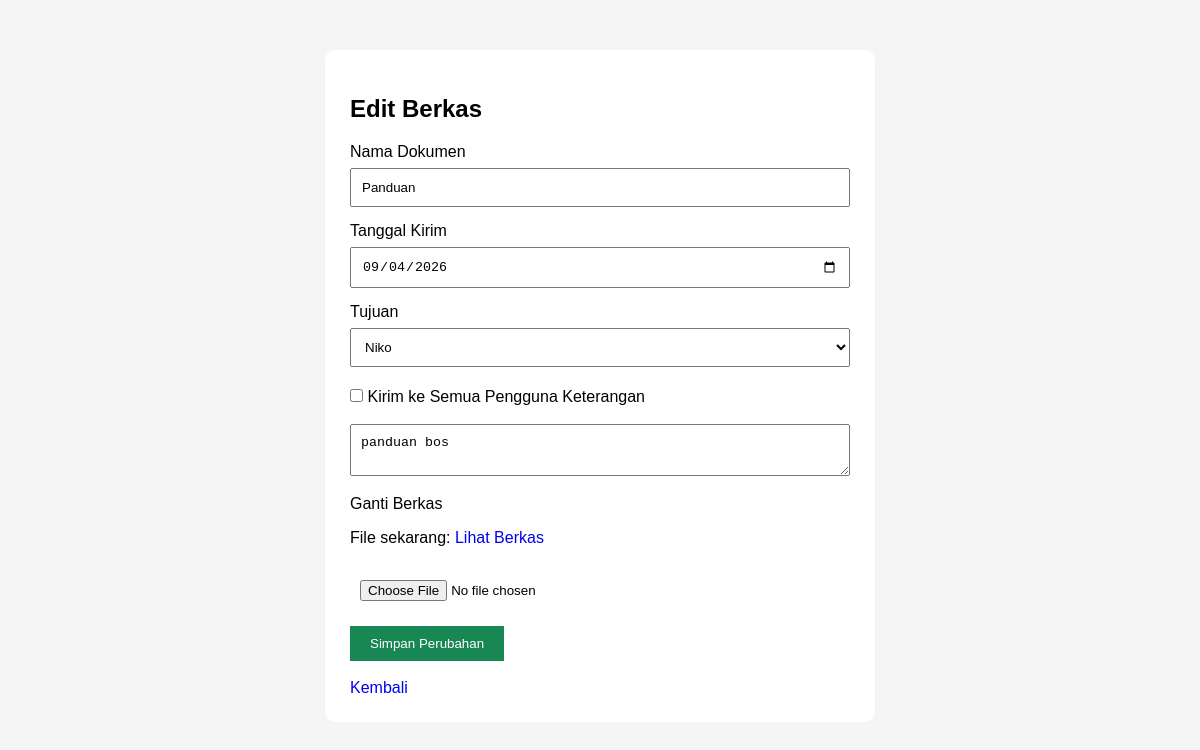
Screenshot of /index.php?aksi=edit&id=4 (signed in) with the database file from the repository.
### tables this page shows
CREATE TABLE `berkas` (
  `id_berkas` int NOT NULL,
  `n_dokumen` varchar(255) NOT NULL,
  `tgl_kirim` date NOT NULL,
  `id_pengirim` int NOT NULL,
  `id_tujuan` int DEFAULT NULL,
  `tujuan_semua` tinyint(1) NOT NULL DEFAULT '0',
  `tgl_terima` date DEFAULT NULL,
  `tujuan` varchar(20) DEFAULT NULL,
  `keterangan` text,
  `file_berkas` varchar(255) DEFAULT NULL,
  `status` enum('Dikirim','Diterima') NOT NULL DEFAULT 'Dikirim'
);

CREATE TABLE `user` (
  `id_user` int NOT NULL,
  `nama` varchar(50) NOT NULL,
  `username` varchar(50) NOT NULL,
  `password` varchar(255) NOT NULL,
  `bagian` varchar(50) NOT NULL,
  `no_tlp` varchar(20) NOT NULL,
  `email` varchar(100) NOT NULL,
  `role` enum('admin','pegawai') NOT NULL,
  `pw_diganti` datetime DEFAULT NULL,
  `pw_batas` int NOT NULL DEFAULT '0',
  `pw_waktuganti` datetime DEFAULT NULL
);

### controller/BerkasController.php (called while the page is built, shortened)
<?php
require_once "model/Berkas.php";
class BerkasController {
    public function edit() {
        $id = $_GET['id'];
        $model = new Berkas();
        $data = $model->editData($id);
        $user = $model->tampilUser();
        require_once "views/edit.php";
    }
}
?>

### model/Berkas.php (called while the page is built, shortened)
<?php
require_once "config/Koneksi.php";
class Berkas {
    private $conn;
    public function __construct() {
        $db = new Koneksi();
        $this->conn = $db->getKoneksi();
    }
    public function tampilUser() {
        $sql = "SELECT * FROM `user`
                ORDER BY nama ASC";
        $hasil = $this->conn->query($sql);
        $data = [];
        while ($row = $hasil->fetch_assoc()) {
            $data[] = $row;
        }
        return $data;
    }
    public function editData($id) {
        $sql = "SELECT * FROM berkas
                WHERE id_berkas = $id";
        $hasil = $this->conn->query($sql);
        return $hasil->fetch_assoc();
    }
}
?>

### config/Koneksi.php (called while the page is built, shortened)
<?php
class Koneksi {
    public function getKoneksi() {
        $koneksi = new mysqli("localhost", "root", "", "e-berkas");
        return $koneksi;
    }
}
?>

### views/edit.php (the view, shortened to what this page needs)
<!DOCTYPE html>
<html>
<head>
</head>
<body>
<div class="box">
    <h2>Edit Berkas</h2>
    <form action="index.php?aksi=prosesEdit" method="POST" enctype="multipart/form-data">
        <label>Nama Dokumen</label>
        <input type="text" name="n_dokumen"
        value="<?php echo $data['n_dokumen']; ?>" required>
        <label>Tanggal Kirim</label>
        <input type="date" name="tgl_kirim"
        value="<?php echo $data['tgl_kirim']; ?>" required>
        <label>Tujuan</label>
        <select name="tujuan" id="tujuan">
            <?php foreach ($user as $row) { ?>
                <?php if ($row['id_user'] != $_SESSION['id_user']) { ?>
                    <option value="<?php echo $row['id_user']; ?>"
                    <?php
                    if ($data['tujuan_semua'] == 0 &&
                        $row['id_user'] == $data['id_tujuan']) {
                        echo "selected";
                    }
                    ?>>
                        <?php echo $row['nama']; ?>
                    </option>
                <?php } ?>
            <?php } ?>
        </select>
        <label>
            <input type="checkbox"
                   class="check"
                   name="semua"
                   value="1"
                   id="semua"
                   onclick="semuaUser()"
                   <?php if ($data['tujuan_semua'] == 1) echo "checked"; ?>>
            Kirim ke Semua Pengguna
        </label>
        <label>Keterangan</label>
        <textarea name="keterangan"><?php echo $data['keterangan']; ?></textarea>
        <label>Ganti Berkas</label>
        <?php if (!empty($data['file_berkas'])) { ?>
            <p>
                File sekarang:
                <a href="uploads/<?php echo $data['file_berkas']; ?>" target="_blank">
                    Lihat Berkas
                </a>
            </p>
        <?php } else { ?>
            <p>Belum ada file.</p>
        <?php } ?>
        <input type="file" name="file_berkas">
        <button type="submit">Simpan Perubahan</button>
    </form>
    <br>
    <a href="index.php?aksi=berkas">Kembali</a>
</div>
</body>
</html>

### views/edit.php (style rules this page uses)
body { font-family: Arial; background: #f5f5f5; }
.box { width: 500px; margin: 50px auto; background: white; padding: 25px; border-radius: 10px; }
input, select, textarea { width: 100%; padding: 10px; margin: 7px 0 15px; box-sizing: border-box; }
button { padding: 10px 20px; background: #198754; color: white; border: none; }
a { text-decoration: none; }
.check { width: auto; }

### rows the page displays
berkas: n_dokumen "Panduan", tgl_kirim "09/04/2026", tujuan "Niko", keterangan "panduan bos"
